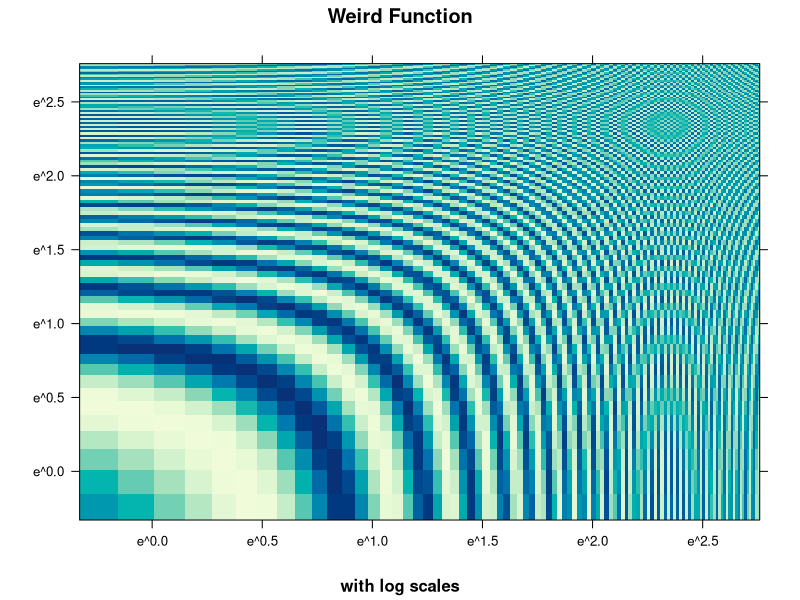
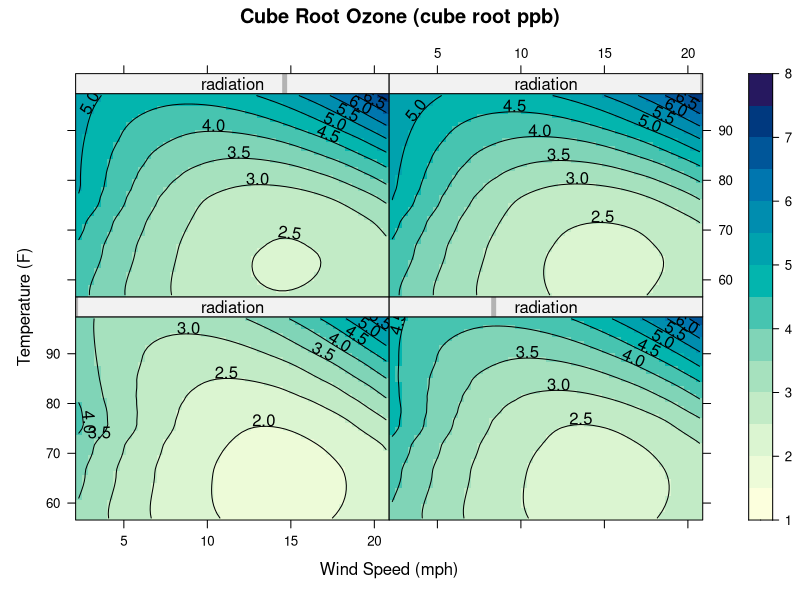

The R script that drew these images, in order:
library(lattice)


### Name: B_06_levelplot
### Title: Level plots and contour plots
### Aliases: levelplot contourplot levelplot.formula contourplot.formula
###   levelplot.table contourplot.table levelplot.array contourplot.array
###   levelplot.matrix contourplot.matrix
### Keywords: hplot

### ** Examples

x <- seq(pi/4, 5 * pi, length.out = 100)
y <- seq(pi/4, 5 * pi, length.out = 100)
r <- as.vector(sqrt(outer(x^2, y^2, "+")))
grid <- expand.grid(x=x, y=y)
grid$z <- cos(r^2) * exp(-r/(pi^3))
levelplot(z~x*y, grid, cuts = 50, scales=list(log="e"), xlab="",
          ylab="", main="Weird Function", sub="with log scales",
          colorkey = FALSE, region = TRUE)


#S-PLUS example
require(stats)
attach(environmental)
ozo.m <- loess((ozone^(1/3)) ~ wind * temperature * radiation,
       parametric = c("radiation", "wind"), span = 1, degree = 2)
w.marginal <- seq(min(wind), max(wind), length.out = 50)
t.marginal <- seq(min(temperature), max(temperature), length.out = 50)
r.marginal <- seq(min(radiation), max(radiation), length.out = 4)
wtr.marginal <- list(wind = w.marginal, temperature = t.marginal,
        radiation = r.marginal)
grid <- expand.grid(wtr.marginal)
grid[, "fit"] <- c(predict(ozo.m, grid))
contourplot(fit ~ wind * temperature | radiation, data = grid,
            cuts = 10, region = TRUE,
            xlab = "Wind Speed (mph)",
            ylab = "Temperature (F)",
            main = "Cube Root Ozone (cube root ppb)")
detach()
